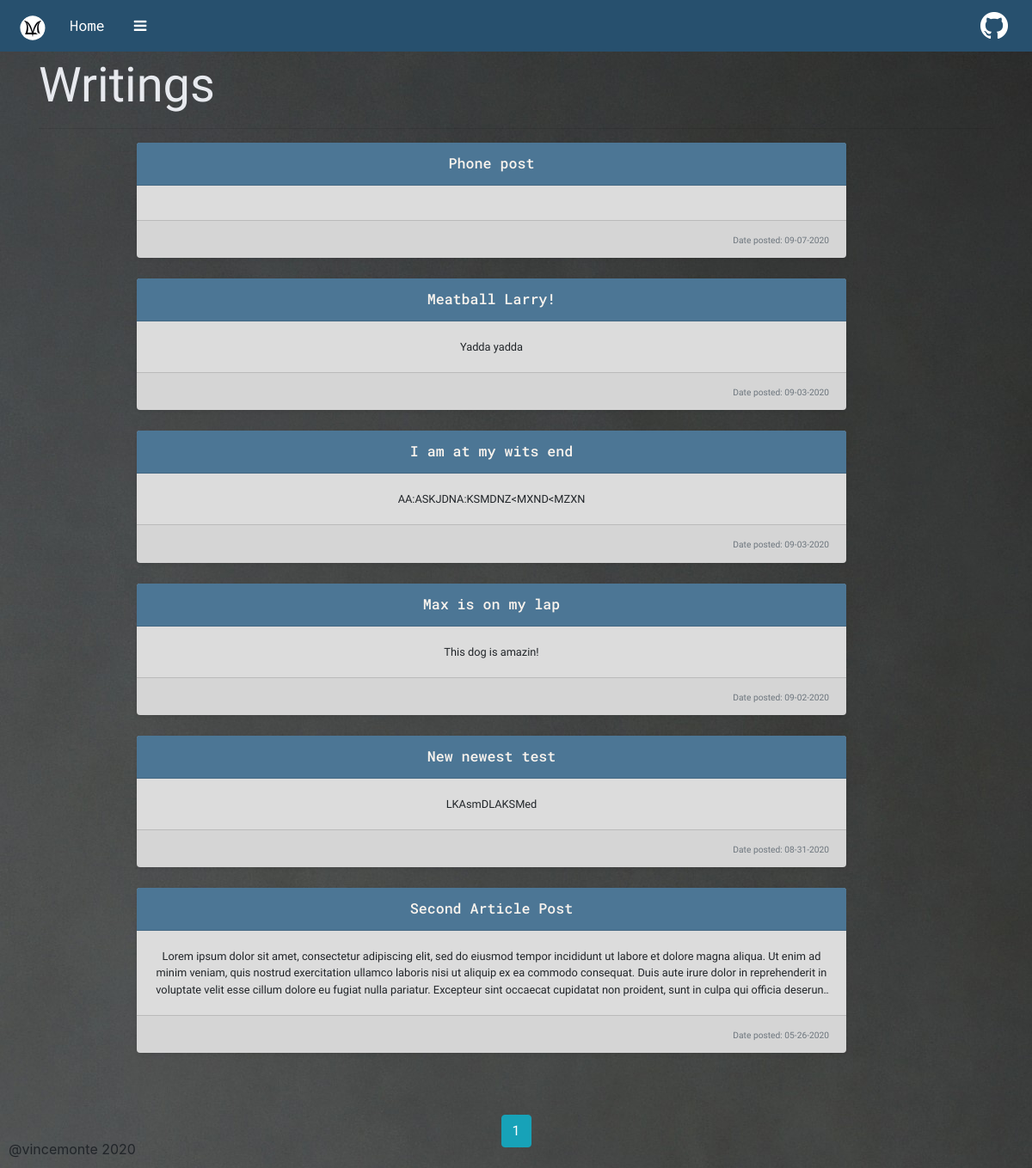
Page /writings on the earlier database version.
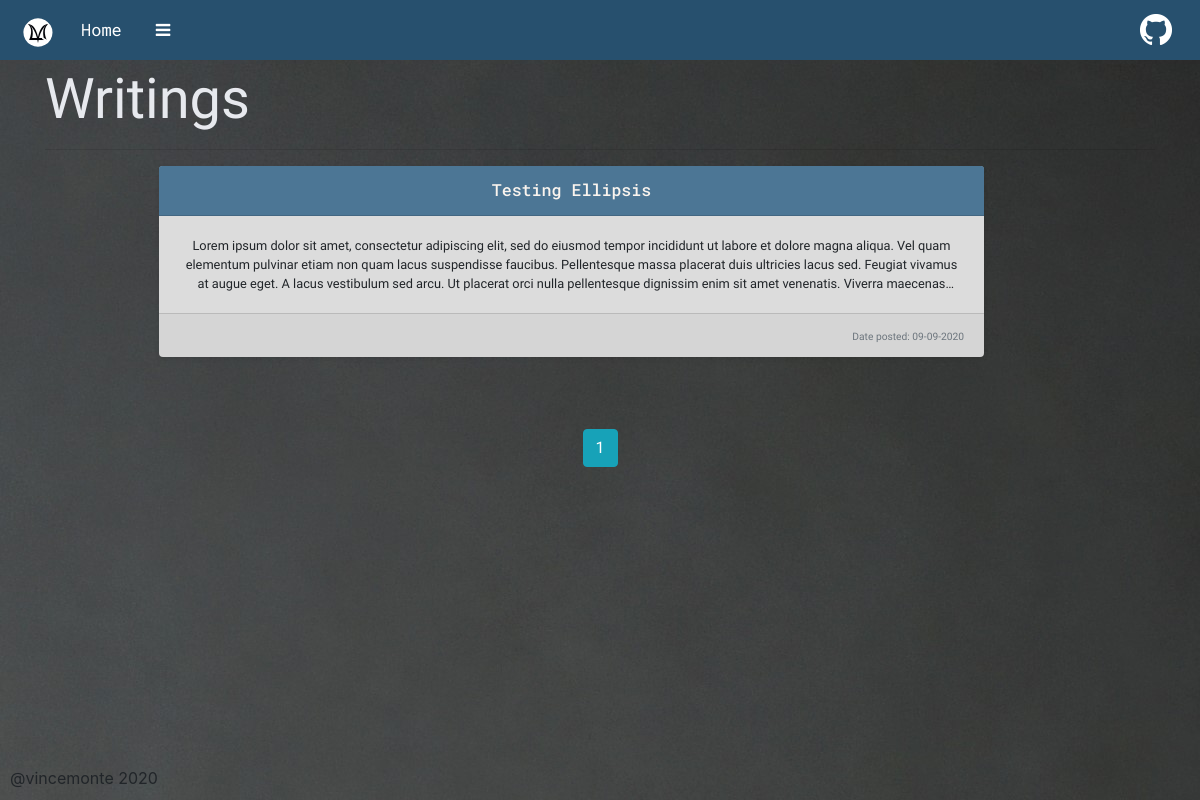
Same page on the later database version.
### personalWebsite/models.py (models this page shows, shortened)
class Project(db.Model):
    id = db.Column(db.Integer, primary_key=True)
    title = db.Column(db.String(100), nullable=False)
    type = db.Column(db.String(20), nullable=False)
    content= db.Column(db.Text, nullable=True)
    files = db.Column(db.String(50), nullable=True) #holds the path to the file images
    date_posted = db.Column(db.DateTime, nullable=False, default=datetime.now)
    home_post = db.relationship('HomePost', backref='project', uselist=False)

### personalWebsite/routes.py (the view)
@app.route('/writings', methods=['GET'])
def writings():
    page = request.args.get('page', 1, type=int)
    posts = Project.query.filter_by(type='writing').order_by(Project.id.desc()).paginate(page=page, per_page=10)
    return render_template('writings.html', posts=posts)

### personalWebsite/templates/writings.html
{% extends "layout.html" %}
{% block content %}
<div class="container">
  <h1 class="display-4 page-header text-white-2">Writings</h1>
  <hr>
  <div class="row text-center">
    {% for post in posts.items %}
    <div class="col-lg-9">
      <div class="card mb-4 shadow-sm">
        <div class="card-header">
          <a class = "card-title" href="{{ url_for('project', project_id=post.id) }}">{{ post.title }}</a>
        </div>
        <div class="card-body">
          <p class= "card-text ellipsis-text">{{ post.content }}</p>
        </div>
        <div class="card-footer text-right">
          <small class="text-muted">Date posted: {{ post.date_posted.strftime('%m-%d-%Y') }}</small>
        </div>
      </div>
    </div>
    {% endfor %}
  </div>
  <div class="container mt-5 text-center">
    {% for page_num in posts.iter_pages(left_edge=1, right_edge=1, left_current=1, right_current=2) %}
      {% if page_num %}
        {% if posts.page == page_num %}
          <a class="btn btn-info mb-4" href="{{ url_for('writings', page=page_num) }}">{{ page_num }}</a>
        {% else %}
          <a class="btn btn-outline-info mb-4" href="{{ url_for('writings', page=page_num) }}">{{ page_num }}</a>
        {% endif %}
      {% else %}
        <small>...</small>
      {% endif %}
    {% endfor %}
  </div>
</div>
{% endblock content %}

Differences in the rows shown:
removed Project: title "Phone post", date_posted "09-07-2020"
removed Project: title "Meatball Larry!", content "Yadda yadda", date_posted "09-03-2020"
removed Project: title "I am at my wits end", content "AA:ASKJDNA:KSMDNZ<MXND<MZXN", date_posted "09-03-2020"
removed Project: title "Max is on my lap", content "This dog is amazin!", date_posted "09-02-2020"
removed Project: title "New newest test", content "LKAsmDLAKSMed", date_posted "08-31-2020"
no longer on this page (row edited): Project: title "Second Article Post", content "Lorem ipsum dolor sit amet, consectetur adipiscing elit, sed do eiusmod tempor incididunt ut labore et dolore magna aliqua. Ut enim ad minim veniam, quis nostrud exercitation ullamco laboris nisi ut aliquip ex ea commodo consequat. Duis aute irure dolor in reprehenderit in voluptate velit esse cillum dolore eu fugiat nulla pariatur. Excepteur sint occaecat cupidatat non proident, sunt in culpa qui officia…", date_posted "05-26-2020"
now on this page (row edited): Project: title "Testing Ellipsis", content "Lorem ipsum dolor sit amet, consectetur adipiscing elit, sed do eiusmod tempor incididunt ut labore et dolore magna aliqua. Vel quam elementum pulvinar etiam non quam lacus suspendisse faucibus. Pellentesque massa placerat duis ultricies lacus sed. Feugiat vivamus at augue eget. A lacus vestibulum sed arcu. Ut placerat orci nulla pellentesque dignissim enim sit amet venenatis. Viverra…", date_posted "09-09-2020"
